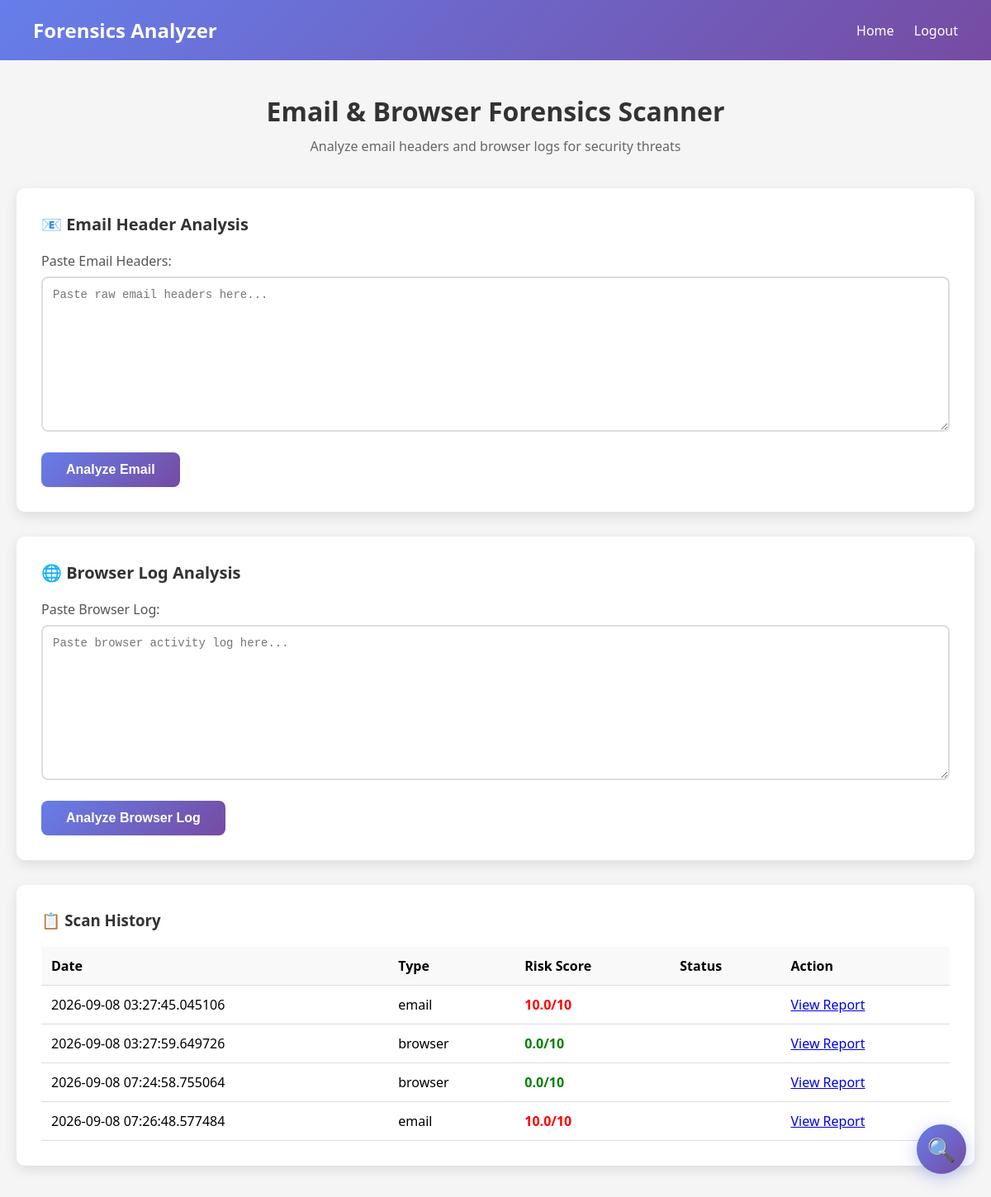
Screenshot of / (signed in) with the database file from the repository.
### app.py (models this page shows)
class Scan(db.Model):
    id = db.Column(db.Integer, primary_key=True)
    user_id = db.Column(db.Integer, db.ForeignKey('user.id'))
    scan_type = db.Column(db.String(20))
    risk_score = db.Column(db.Float)
    timestamp = db.Column(db.DateTime, default=datetime.utcnow)
    details = db.Column(db.Text)

### app.py (the view)
@app.route('/')
@login_required
def index():
    return render_template('index.html', scans=current_user.scans)

### app.py (called while the page is built)
@login_manager.user_loader
def load_user(user_id):
    return User.query.get(int(user_id))

### templates/index.html (shortened to what this page needs)
<!DOCTYPE html>
<html>
<head>
</head>
<body>
    <nav>
        <h1>Forensics Analyzer</h1>
        <div>
            <a href="{{ url_for('index') }}">Home</a>
            <a href="{{ url_for('logout') }}">Logout</a>
        </div>
    </nav>
    <div class="container">
        <div class="header">
            <h2>Email & Browser Forensics Scanner</h2>
            <p>Analyze email headers and browser logs for security threats</p>
        </div>
        <div class="scan-section">
            <h3>📧 Email Header Analysis</h3>
            <form method="POST" action="{{ url_for('scan_email') }}">
                <div class="form-group">
                    <label>Paste Email Headers:</label>
                    <textarea name="email_headers" rows="10" placeholder="Paste raw email headers here..." required></textarea>
                </div>
                <button type="submit">Analyze Email</button>
            </form>
        </div>
        <div class="scan-section">
            <h3>🌐 Browser Log Analysis</h3>
            <form method="POST" action="{{ url_for('scan_browser') }}">
                <div class="form-group">
                    <label>Paste Browser Log:</label>
                    <textarea name="browser_log" rows="10" placeholder="Paste browser activity log here..." required></textarea>
                </div>
                <button type="submit">Analyze Browser Log</button>
            </form>
        </div>
        <div class="history-section">
            <h3>📋 Scan History</h3>
            {% if scans %}
                <table>
                    <thead>
                        <tr>
                            <th>Date</th>
                            <th>Type</th>
                            <th>Risk Score</th>
                            <th>Status</th>
                            <th>Action</th>
                        </tr>
                    </thead>
                    <tbody>
                        {% for scan in scans %}
                        <tr>
                            <td>{{ scan.timestamp }}</td>
                            <td>{{ scan.scan_type }}</td>
                            <td>
                                {% if scan.risk_score <= 3 %}
                                    <span class="risk-low">{{ scan.risk_score }}/10</span>
                                {% elif scan.risk_score <= 6 %}
                                    <span class="risk-medium">{{ scan.risk_score }}/10</span>
                                {% else %}
                                    <span class="risk-high">{{ scan.risk_score }}/10</span>
                                {% endif %}
                            </td>
                            <td>{{ scan.status }}</td>
                            <td>
                                <a href="{{ url_for('view_report', scan_id=scan.id) }}">View Report</a>
                            </td>
                        </tr>
                        {% endfor %}
                    </tbody>
                </table>
            {% else %}
                <p>No scans yet. Start by analyzing an email header or browser log.</p>
            {% endif %}
        </div>
    </div>
    <a href="{{ url_for('index') }}" class="home-button" title="Home">🔍</a>
</body>
</html>

### templates/index.html (style rules this page uses)
* { margin: 0; padding: 0; box-sizing: border-box; }
body { font-family: 'Segoe UI', Tahoma, Geneva, Verdana, sans-serif; background: #f5f5f5; }
nav { background: linear-gradient(135deg, #667eea 0%, #764ba2 100%); padding: 20px 40px; color: white; display: flex; justify-content: space-between; align-items: center; }
nav h1 { font-size: 24px; }
nav a { color: white; text-decoration: none; margin-left: 20px; }
.container { max-width: 1200px; margin: 40px auto; padding: 0 20px; }
.header { text-align: center; margin-bottom: 40px; }
.header h2 { color: #333; font-size: 32px; margin-bottom: 10px; }
.header p { color: #666; font-size: 16px; }
.scan-section { background: white; border-radius: 10px; padding: 30px; box-shadow: 0 5px 15px rgba(0, 0, 0, 0.1); margin-bottom: 30px; }
.scan-section h3 { color: #333; margin-bottom: 20px; font-size: 20px; }
.form-group { margin-bottom: 20px; }
label { display: block; margin-bottom: 8px; color: #555; font-weight: 500; }
textarea, input[type="text"] { width: 100%; padding: 12px; border: 2px solid #ddd; border-radius: 8px; font-size: 14px; font-family: monospace; }
button { background: linear-gradient(135deg, #667eea 0%, #764ba2 100%); color: white; padding: 12px 30px; border: none; border-radius: 8px; font-size: 16px; font-weight: 600; cursor: pointer; transition: transform 0.2s; }
.history-section { background: white; border-radius: 10px; padding: 30px; box-shadow: 0 5px 15px rgba(0, 0, 0, 0.1); }
.history-section h3 { color: #333; margin-bottom: 20px; }
table { width: 100%; border-collapse: collapse; }
table th, table td { text-align: left; padding: 12px; border-bottom: 1px solid #ddd; }
table th { background: #f9f9f9; font-weight: 600; }
.risk-low { color: green; font-weight: 600; }
.risk-high { color: red; font-weight: 600; }
.home-button { position: fixed; bottom: 30px; right: 30px; width: 60px; height: 60px; background: linear-gradient(135deg, #667eea 0%, #764ba2 100%); border-radius: 50%; display: flex; justify-content: center; align-items: center; cursor: pointer; box-shadow: 0 5px 20px rgba(102, 126, 234, 0.4); animation: pulse 2s infinite; font-size: 28px; text-decoration: none; color: white; }

### rows the page displays
Scan: timestamp "2026-09-08 03:27:45.045106", scan_type "email", risk_score "10.0"
Scan: timestamp "2026-09-08 03:27:59.649726", scan_type "browser", risk_score "0.0"
Scan: timestamp "2026-09-08 07:24:58.755064", scan_type "browser", risk_score "0.0"
Scan: timestamp "2026-09-08 07:26:48.577484", scan_type "email", risk_score "10.0"
